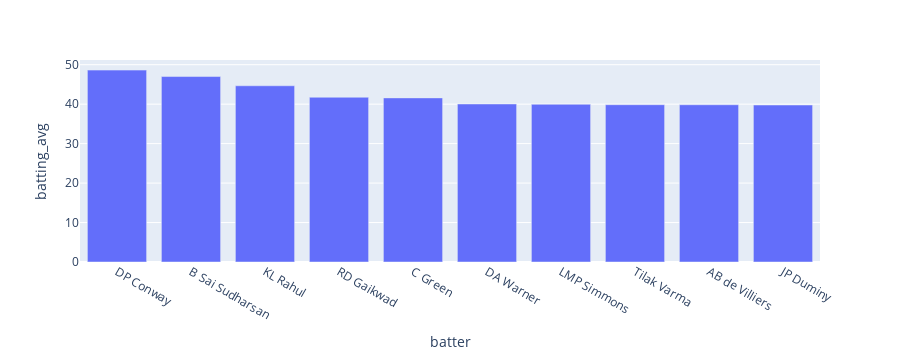

Here is the notebook cell this chart was saved with:
### Markdown cell above
#### 91 V Kohli Hits most 100's in IPL(8 100's) Followed by J Buttler(7 100's) and c Gayle(3 100's)

### Code cell
a=merge_df.groupby(["batter"])["batsman_runs"].sum().reset_index() # total run score by each batsman

b=merge_df[(merge_df["dismissal_kind"]!='retired hurt') & (merge_df["dismissal_kind"]!='NA')]
b=b[b["player_dismissed"]!="No Dismissed"]["player_dismissed"].value_counts().reset_index() #Total no of time each batsman out
b.rename({"player_dismissed":"batter","count":"no_of_Dismissed"},inplace=True,axis=1)

c=merge_df.groupby(["batter"])["match_id"].nunique().reset_index()  #counting no of matches they do bating because in ipl min 30 match should batsman played while checking average
c.rename({"match_id":"matches_played"},inplace=True,axis=1)

d=a.merge(b,on="batter",how="left")
d=d.merge(c,on="batter",how="left")
d.fillna(0,inplace=True)

d=d[d["matches_played"]>=20]

d["batting_avg"]=d["batsman_runs"]/d["no_of_Dismissed"]
d["batting_avg"].fillna(0, inplace=True)

px.bar(d.sort_values(by="batting_avg",ascending=False).head(10),x="batter",y="batting_avg")

### Figure 1 — Plotly figure (JSON) as saved in the notebook; plotly's stock layout.template omitted (floating-point values rounded to 4 significant figures)
{"data": [{"alignmentgroup": "True", "hovertemplate": "batter=%{x}<br>batting_avg=%{y}<extra></extra>", "legendgroup": "", "marker": {"color": "#636efa", "pattern": {"shape": ""}}, "name": "", "offsetgroup": "", "orientation": "v", "showlegend": false, "textposition": "auto", "type": "bar", "x": ["DP Conway", "B Sai Sudharsan", "KL Rahul", "RD Gaikwad", "C Green", "DA Warner", "LMP Simmons", "Tilak Varma", "AB de Villiers", "JP Duminy"], "xaxis": "x", "y": [48.63, 47, 44.66, 41.75, 41.59, 40.04, 39.96, 39.86, 39.85, 39.78], "yaxis": "y"}], "layout": {"autosize": true, "barmode": "relative", "height": 360, "legend": {"tracegroupgap": 0}, "margin": {"t": 60}, "xaxis": {"anchor": "y", "autorange": true, "domain": [0, 1], "range": [-0.5, 9.5], "title": {"text": "batter"}, "type": "category"}, "yaxis": {"anchor": "x", "autorange": true, "domain": [0, 1], "range": [0, 51.19], "title": {"text": "batting_avg"}, "type": "linear"}}}
